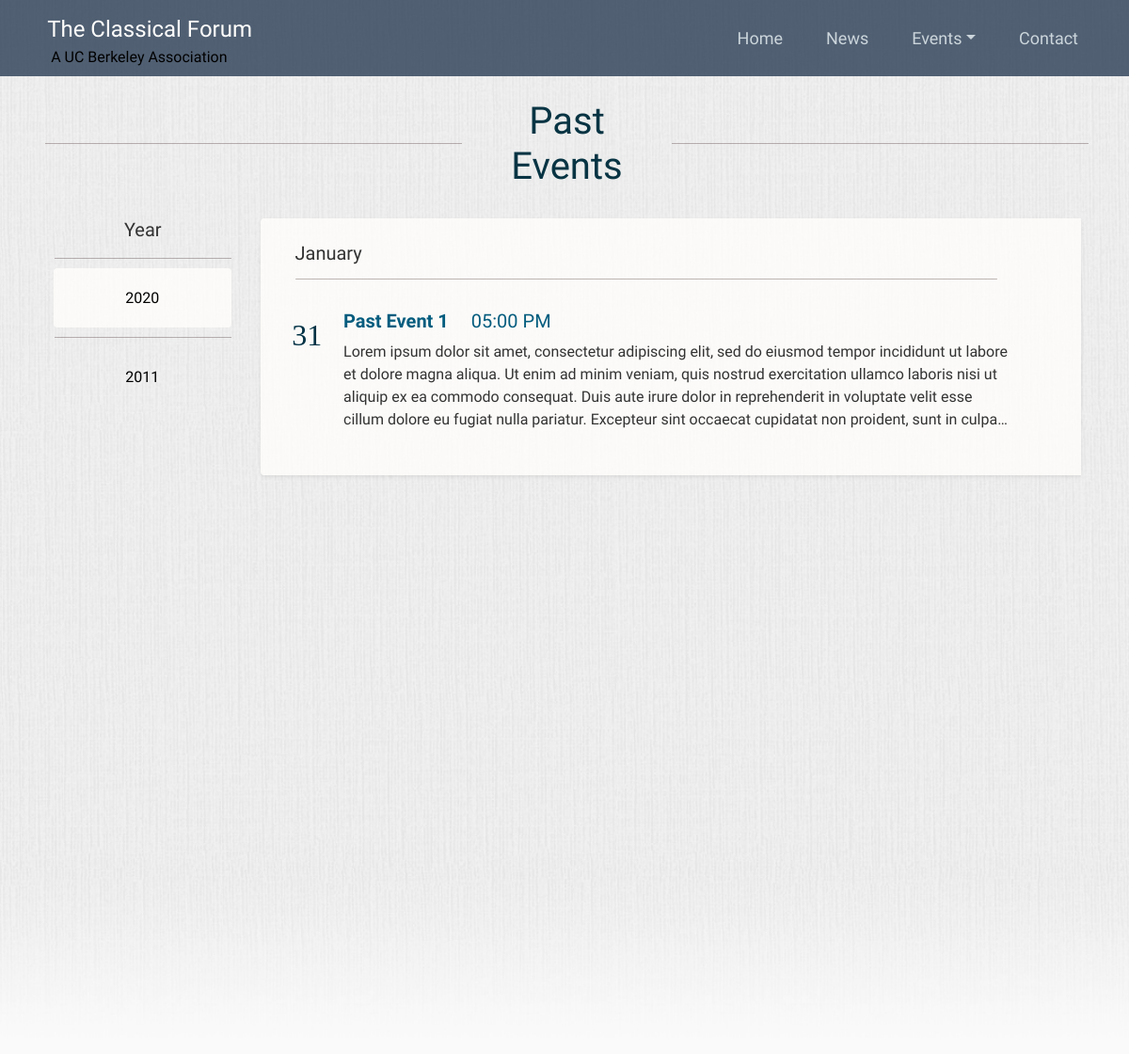
Screenshot of /past_events with the database file from the repository.
### flask_server/models.py (models this page shows, shortened)
class Event(db.Model):
    id = db.Column(db.Integer, primary_key=True)
    title = db.Column(db.String(100), nullable=False)
    event_date = db.Column(db.DateTime, nullable=False)
    event_end = db.Column(db.DateTime)
    content = db.Column(db.Text, nullable=False)

### flask_server/routes.py (the view)
@main.route('/past_events', methods=['GET', 'POST'])
def past_events():
    db.create_all()
    events = Event.query.order_by(Event.event_date.asc())
    page = request.args.get('page', default=1, type=int)
    month_list = ['01', '02', '03', '04', '05', '06', '07', '08', '09', '10', '11', '12']
    month_names = {'01': 'January', '02': 'February', '03': 'March', '04': 'April', '05': 'May', '06': 'June',
                   '07': 'July', '08': 'August', '09': 'September', '10': 'October', '11': 'November', '12': 'December'}
    current_year = datetime.datetime.today().strftime('%Y')
    qry = db.session.query(func.min(Event.event_date).label("min_score"))
    qry2 = db.session.query(func.max(Event.event_date).label("max_score"))
    res = qry.one()
    res2 = qry2.one()
    min = res.min_score
    max = res2.max_score
    qry3 = Event.query.order_by(Event.event_date.desc())
    yr_include = []
    current_datetime = datetime.datetime.now()
    for item in qry3:
        datetime_item = pytz.timezone('America/Los_Angeles').localize(item.event_date)
        datetime_current = pytz.timezone('America/Los_Angeles').localize(current_datetime)
        if datetime_item <= datetime_current:
            yr_include.append(int(item.event_date.strftime('%Y')))
    if min:
        earlier_year = int(min.strftime('%Y'))
    else:
        earlier_year = int(datetime.datetime.now().strftime('%Y'))
    if max:
        max_year = int(max.strftime('%Y'))
    else:
        max_year = int(datetime.datetime.now().strftime('%Y'))
    if max_year != earlier_year:
        year_list = list(range(earlier_year, max_year))
        year_list.append(int(max_year))
    else:
        year_list = [earlier_year]
    if request.method == 'POST':
        year_selected = int(request.form['event_year'])
        str_year_sel = request.form['event_year']
    else:
        if max_year != earlier_year:
            if max_year not in yr_include:
                year_selected = int(max_year)
                while year_selected > int(yr_include[0]):
                    year_selected = year_selected - 1
                str_year_sel = str(year_selected)
            else:
                year_selected = int(max_year)
                while year_selected > int(current_year):
                    year_selected = year_selected - 1
                str_year_sel = str(year_selected)
        else:
            year_selected = int(earlier_year)
            str_year_sel = str(earlier_year)
    print(year_selected, str_year_sel)
    yr_include = set(yr_include)
    yr_include = list(yr_include)
    yr_include.reverse()
    return render_template('past_events.html', events=events, current_datetime=current_datetime,
                           page=page, month_list=month_list, month_names=month_names, str_year_sel=str_year_sel,
                           year_list=reversed(year_list), current_year=int(current_year), year_selected=year_selected,
                           title='Past Events', yr_include=yr_include)

### flask_server/templates/past_events.html (shortened to what this page needs)
{% extends "layout.html" %}
{% block start_background_div %}<div class="bg1">{% endblock start_background_div %}
{% block end_background_div %}</div>{% endblock end_background_div %}
{% block content %}
<div class="container-fluid" style="padding-top: 20px">
<div class="row" style="flex-wrap: nowrap; margin-left: -40px">
    <div class="border-center rounded" style="float: left; width: 45%"></div>
    <h1 class="text-center" style="color: #083443; margin-top: 0.8%; min-width: 10%">Past Events</h1>
    <div class="border-center rounded" style="float: right; width: 45%"></div>
</div>
</div>
<div class="row">
<div class="col-md-2" style="margin-top: 2%; padding-left: 2%">
  <h5 class="text-center">Year</h5>
  <form name="year" id="year" class="list-group btn-group btn-group-toggle" data-toggle="buttons" action="{{ url_for('main.past_events') }}" method="POST">
    {% for year in year_list %}
    {% if year in yr_include %}
    {% if year_selected == year %}
    <div class="hl" style=""></div>
    <label class="btn btn-events rounded active" style="margin-left: -1px">
        <input type="radio" name="event_year" value="{{ year }}" checked="checked"/> {{ year }}
    </label>
    {% else %}
    <div class="hl" style=""></div>
    <label class="btn btn-events rounded" style="margin-left: -1px">
        <input type="radio" name="event_year" value="{{ year }}" /> {{ year }}
    </label>
    {% endif %}
    {% endif %}
    {% endfor %}
  </form>
</div>
<div class="shadow-sm rounded-left container" style="background-color: rgba(255,254,252,0.8); margin-top: 2%; max-width: 74.5%; min-width: 20%">
  <div class="col" style="margin: 3%">
    <div class="row" style="width: 90%">
        {% for month in month_list %}
              <div class="row" style="width: 120%" id="no_events_{{ month }}">
                  <div class="col">
                    <h5 class="align-self-center" style="width: 7%; margin-left: -.5%">{{ month_names[month] }}</h5>
                    <div class="hl3 rounded" style="margin-right: 2%; margin-bottom: 40px; margin-top: 2%; margin-left: -.5%"></div>
                    {% for item in events %}
                        {% if item.event_date.strftime('%Y') == str_year_sel %}
                            {% if item.event_date.strftime('%m') == month %}
                                {% if item.event_date < current_datetime %}
                                <div class="row">
                                    <h4 class="text-center event-text" style="font-family: 'Playfair Display', serif; margin-left: 1%; margin-right: 1%; font-size: xx-large">{{ item.event_date.strftime('%d') }}</h4>
                                    <div class="col" style="margin-top: -1%">
                                        <a class="bold nounderline" style="color: #035c7e; font-size: 1.25rem; line-height: 1.2; display: inline-block" href="{{ url_for('main.event', event_id=item.id) }}">{{ item.title }}</a>
                                            <a class="" style="color: #035c7e; font-size: 1.25rem; line-height: 1.2; display: inline-block; margin-left: 20px;">{{ item.event_date.strftime('%I:%M %p') }}</a>
                                            <p class="line-clamp" style="margin-top: 1%; margin-bottom: 3%">
                                                {{ item.content }}
                                            </p>
                                    </div>
                                </div>
                                {% endif %}
                            {% endif %}
                        {% endif %}
                    {% endfor %}
                  </div>
              </div>
        {% endfor %}
    </div>
  </div>
</div>
{% endblock content %}

### flask_server/static/main_forum.css (style rules this page uses)
* { box-sizing: content-box; }
*:before, *:after { box-sizing: content-box; }
body, html { background: #fafafa; color: #333333; font-family: 'Amiri', serif; height: 100%; }
.event-text { color: #023245; }
.btn.active { background-color: rgba(255, 254, 252, 0.8); box-shadow: 0 0 0 0.2rem rgba(255, 255, 255, 0); }
.btn-events { color: black; background-color: rgba(210, 205, 201, 0); border-top-color: rgba(95, 76, 76, 0); border-bottom-color: rgba(95, 76, 76, 0); padding-top: 10%; padding-bottom: 10%; text-align: center; }
.nounderline { text-decoration: none !important }
.bold { font-weight: 600; }
.hl { border-top: 1px solid rgba(95, 76, 76, 0.4); margin-top: 10px; margin-bottom: 10px; }
.hl3 { border-top: 1px solid rgba(95, 76, 76, 0.4); }
.border-center { width: 31.504%; position: relative; margin: 2%; }
.border-center:before { content: ''; position: absolute; bottom: 50%; border-bottom: 1px solid rgba(95, 76, 76, 0.4); width: 100%; z-index: 0; }
.line-clamp { display: -webkit-box; -webkit-line-clamp: 4; -webkit-box-orient: vertical; overflow: hidden; }
.bg1 { background-image: url("background1.jpg"); height: 140%; background-position: center; background-repeat: no-repeat; background-size: cover; }

### rows the page displays
Event: event_date "31", title "Past Event 1", event_date "05:00 PM", content "Lorem ipsum dolor sit amet, consectetur adipiscing elit, sed do eiusmod tempor incididunt ut labore et dolore magna aliqua. Ut enim ad minim veniam, quis nostrud exercitation ullamco laboris nisi ut aliquip ex ea commodo consequat. Duis aute irure dolor in reprehenderit in voluptate velit esse cillum dolore eu fugiat nulla pariatur. Excepteur sint occaecat cupidatat non proident, sunt in…"

### other values shown
{{ year }} "2020"
{{ year }} "2011"
{{ month_names[month] }} "January"
